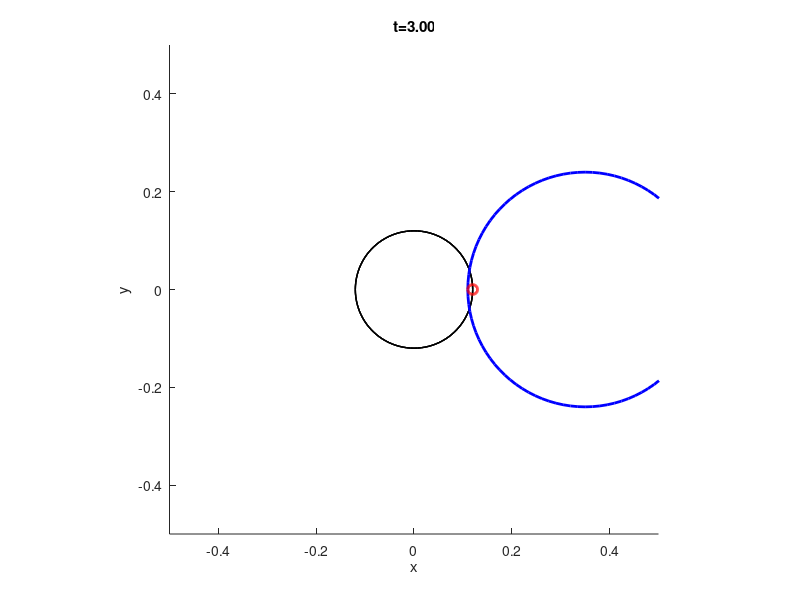

This figure's MATLAB source:
%% Parameters

% Hoop
m_hoop = 1; % kg
R_hoop = 0.24; % m
I_hoop = m_hoop*R_hoop^2;

% Person
R_person = 0.01; % m
mu = 0.1; % [/]

% Elliptical input
a = R_hoop/2; % m       Length of x-axis limits
b = R_hoop/2; % m       Length of y-axis limits
dth = 2*pi; % rad/sec   Traversal speed

%% Forward simulation
% From person to hoop

t_lim = [0; 3];
dt = 0.01;
t = t_lim(1):dt:t_lim(2);
N = length(t);

% Generate ellipse
ang = t*dth;
p_person = [a*cos(ang);     b*sin(ang)];            % [x, y] X N
v_person = [-a*sin(ang);    b*cos(ang)]*dth;        % [dx, dy] X N
a_person = [-a*cos(ang);    -b*sin(ang)]*dth*dth;   % [ddx, ddy] X N

% Init hoop states
p_hoop = zeros([3 N]);      % [x, y, phi] x N
v_hoop = zeros([3 N]);      % [dx, dy, dphi] x N

% Set initial state of hoop
p_hoop(1:2, 1) = p_person(:,1) + [-R_person + R_hoop; 0];
p_hoop(3, 1) = pi;

% Iterate for timesteps
for i = 1:N

    % Forces zero without contact
    F_c = 0;
    tau_c = 0;

    % Check if hoop and person are in contact
    dist_btwn = norm(p_person(:, i) - p_hoop(1:2, i));
    contact = (dist_btwn >= R_hoop - R_person) &&...
                (dist_btwn <= R_hoop + R_person);

    if contact
        % Apply force and torque to hoop if there's contact
        F_c = 0;
        tau_c = 0;
    end

    % Update hoop state
    v_hoop(1:2, i+1) = dt*F_c/m_hoop + v_hoop(1:2,i);
    v_hoop(3, i+1) = dt*tau_c/I_hoop + v_hoop(3,i);
    p_hoop(:, i+1) = p_hoop(:,i) + dt*v_hoop(:,i);

end

%% Backward simulation
% From hoop to person

% TODO? Lol

%% Display

% Plot trajectory
hold on
plot(p_person(1,:), p_person(2,:), 'k-', 'LineWidth', 1)

% Prepare plot handles
h_hoop = plot([0],[0],'b-','LineWidth',2);
h_person = plot([0],[0],'r-','LineWidth',2);

xlabel('x'); ylabel('y');
h_title = title('t=0.0s');

axis equal
axis([-0.5 0.5 -0.5 0.5]);

% Precompute geometries
th = 0:pi/50:2*pi;
person_circle_x = R_person*cos(th);
person_circle_y = R_person*sin(th);
hoop_circle_x = R_hoop*cos(th);
hoop_circle_y = R_hoop*sin(th);

% For visualization purposes
sim_speed = 0.05;

% Step through and update animation
for i = 1:N
    set(h_title,'String',  sprintf('t=%.2f',t(i)) ); % update title
    
    set(h_person,'XData', person_circle_x + p_person(1,i));
    set(h_person,'YData', person_circle_y + p_person(2,i));
    
    set(h_hoop,'XData', hoop_circle_x + p_hoop(1,i));
    set(h_hoop,'YData', hoop_circle_y + p_hoop(2,i));

    pause(dt/sim_speed)
end







